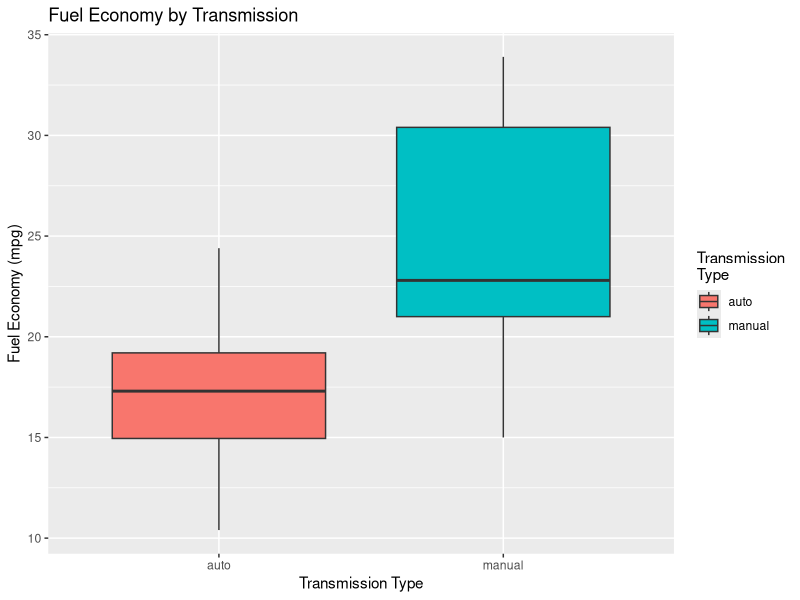

This chart was generated by the following R code: (Note: this script raises an error after producing the figure.)
## ---- chunk 1
data(mtcars)
mtcars_raw <- mtcars
library(ggplot2)
library(gridExtra)
library(GGally)
## ---- chunk 2
mtcars$am <- as.factor(mtcars$am)
levels(mtcars$am) <- c("auto","manual")
mtcars$cyl <- as.factor(mtcars$cyl)
mtcars$vs <- as.factor(mtcars$vs)
levels(mtcars$vs) <- c("V","straight")
mtcars$gear <- as.factor(mtcars$gear)
mtcars$carb <- as.factor(mtcars$carb)
## ---- chunk 3
fit1 <- lm (mpg ~ am, data=mtcars)
fit2 <- lm (mpg ~ am + hp, data=mtcars)
fit3 <- lm (mpg ~ am + hp + wt, data=mtcars)
fit4 <- lm (mpg ~ am + hp + wt + gear, data=mtcars)
anova(fit1, fit2, fit3, fit4)
## ---- chunk 4
summary(fit3)
## ---- chunk 5
head(sort(hatvalues(fit3),decreasing=TRUE),n=3)
## ---- chunk 6
car_box <- ggplot(aes(x=am,y=mpg),data=mtcars)+geom_boxplot(aes(fill=am)) + xlab("Transmission Type") + ylab("Fuel Economy (mpg)") + ggtitle("Fuel Economy by Transmission") + scale_fill_discrete(name="Transmission\nType")
car_box
## ---- chunk 7
pairpanel <- ggpairs(mtcars_raw,
   title="Bivariate Correlations in Automotive Descriptors",
   lower=list(continuous="smooth"),
   diag=list(continuous="blank"), 
   upper=list(params=list(corSize=4)),
   axisLabels="show")
pairpanel
## ---- chunk 8
gg_qq <- function(x, distribution = "norm", ... , label.outliers=FALSE, conf = 0.95 ){

  words <- strsplit(distribution, " ")[[1]]
  distName <- paste(toupper(substring(words, 1,1)),
  	            tolower(substring(words, 2)),
                    sep="", collapse=" ")

  q.function <- eval(parse(text = paste0("q", distribution)))
  d.function <- eval(parse(text = paste0("d", distribution)))
  x <- na.omit(x)
  ord <- order(x)
  n <- length(x)
  P <- ppoints(length(x))
  df <- data.frame(ord.x = x[ord], z = q.function(P, ...))

  Q.x <- quantile(df$ord.x, c(0.25, 0.75))
  Q.z <- q.function(c(0.25, 0.75), ...)
  b <- diff(Q.x)/diff(Q.z)
  coef <- c(Q.x[1] - b * Q.z[1], b)

  zz <- qnorm(1 - (1 - conf)/2)
  SE <- (coef[2]/d.function(df$z)) * sqrt(P * (1 - P)/n)
  fit.value <- coef[1] + coef[2] * df$z
  df$upper <- fit.value + zz * SE
  df$lower <- fit.value - zz * SE

  labels<-names(x)
  if(label.outliers==TRUE){ 
    df$label <- ifelse(df$ord.x > df$upper | df$ord.x < df$lower, labels[ord],"")
    }

  p <- ggplot(df, aes(x=z, y=ord.x)) +
    geom_point() + 
    geom_abline(intercept = coef[1], slope = coef[2]) +
    geom_ribbon(aes(ymin = lower, ymax = upper), alpha=0.2) +
    ggtitle(paste(distName,"Q-Q Plot")) +
    xlab(paste("Theoretical",distName,"Quantile")) +
    ylab(paste("Sample",distName,"Quantile")) 
  if(label.outliers==TRUE) p <- p + geom_text( aes(label = label))
   return(p)
}
## ---- chunk 9
gg_qq(fit3$residuals,label.outliers=TRUE)
